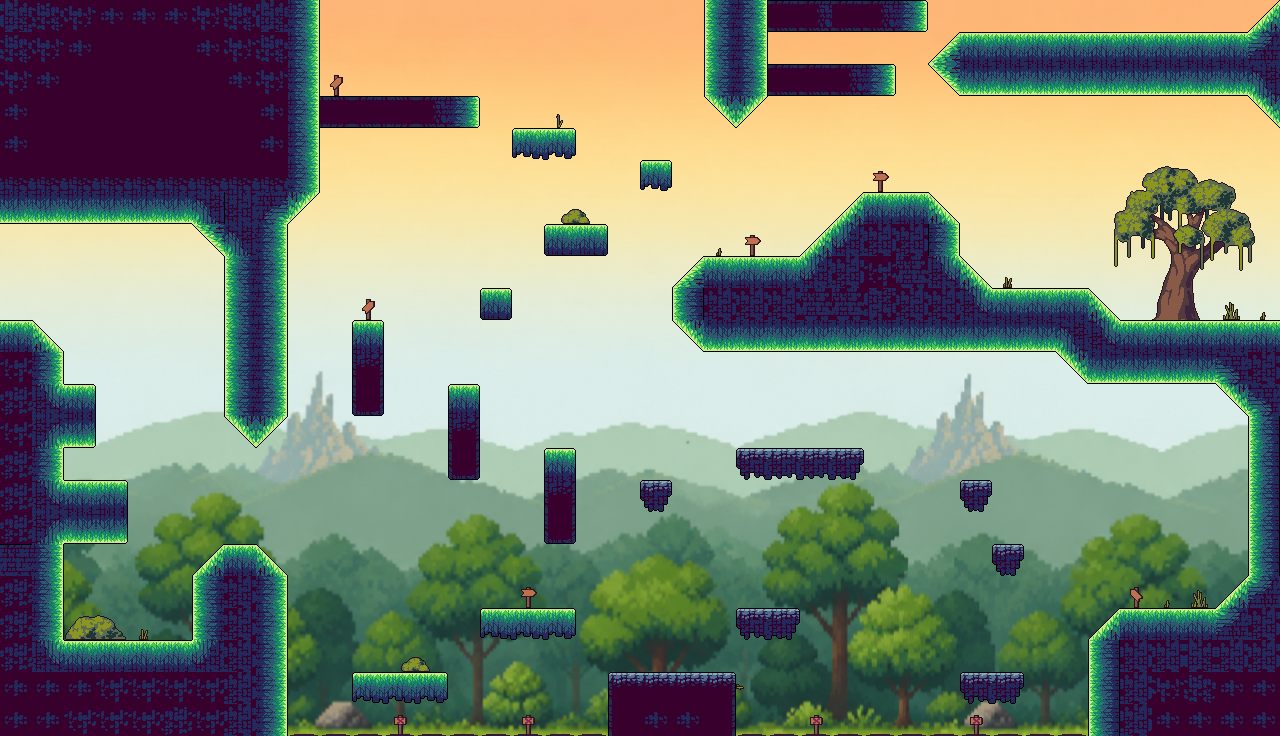

This is a level from a 2D game, rendered from its Tiled map with the project's own tilesets. A one-line summary and the map file follow, with tile-layer data summarised:
An orthogonal 40x23 tile map with 32x32 px tiles, 2 tile layers (Capa de patrones 2, Platforms), 8 tilesets, 1 image layer and 72 objects (70x Platform).

<map version="1.10" tiledversion="1.12.1" orientation="orthogonal" renderorder="right-down" width="40" height="23" tilewidth="32" tileheight="32" infinite="0" nextlayerid="4" nextobjectid="1">
 <tileset firstgid="1" name="Tileset_Tierra" tilewidth="32" tileheight="32" tilecount="96" columns="12">
  <image source="../Mapas/Tileset_tierra.png" width="384" height="256" />
  <tile id="0">
   <objectgroup>
    <object id="1" type="Platform" x="0" y="0" width="32" height="32" />
   </objectgroup>
  </tile>
  <tile id="1">
   <objectgroup draworder="index" id="2">
    <object id="1" type="Platform" x="0" y="0" width="32" height="32" />
   </objectgroup>
  </tile>
  <tile id="2">
   <objectgroup>
    <!-- 1 objects omitted --></objectgroup>
  </tile>
  <tile id="3">
   <objectgroup>
    <!-- 1 objects omitted --></objectgroup>
  </tile>
  <tile id="4">
   <objectgroup>
    <!-- 1 objects omitted --></objectgroup>
  </tile>
  <tile id="5">
   <objectgroup>
    <!-- 1 objects omitted --></objectgroup>
  </tile>
  <tile id="6">
   <objectgroup>
    <!-- 1 objects omitted --></objectgroup>
  </tile>
  <tile id="7">
   <objectgroup>
    <!-- 1 objects omitted --></objectgroup>
  </tile>
  <tile id="8">
   <objectgroup>
    <!-- 1 objects omitted --></objectgroup>
  </tile>
  <tile id="9">
   <objectgroup>
    <!-- 1 objects omitted --></objectgroup>
  </tile>
  <tile id="10">
   <objectgroup>
    <!-- 1 objects omitted --></objectgroup>
  </tile>
  <tile id="11">
   <objectgroup>
    <!-- 1 objects omitted --></objectgroup>
  </tile>
  <tile id="12">
   <objectgroup>
    <!-- 1 objects omitted --></objectgroup>
  </tile>
  <tile id="13">
   <objectgroup>
    <!-- 1 objects omitted --></objectgroup>
  </tile>
  <tile id="14">
   <objectgroup>
    <!-- 1 objects omitted --></objectgroup>
  </tile>
  <tile id="15">
   <objectgroup>
    <!-- 1 objects omitted --></objectgroup>
  </tile>
  <tile id="16">
   <objectgroup>
    <!-- 1 objects omitted --></objectgroup>
  </tile>
  <tile id="17">
   <objectgroup>
    <!-- 1 objects omitted --></objectgroup>
  </tile>
  <tile id="18">
   <objectgroup>
    <!-- 1 objects omitted --></objectgroup>
  </tile>
  <tile id="19">
   <objectgroup>
    <!-- 1 objects omitted --></objectgroup>
  </tile>
  <tile id="20">
   <objectgroup>
    <!-- 1 objects omitted --></objectgroup>
  </tile>
  <tile id="21">
   <objectgroup>
    <!-- 1 objects omitted --></objectgroup>
  </tile>
  <tile id="22">
   <objectgroup>
    <!-- 1 objects omitted --></objectgroup>
  </tile>
  <tile id="23">
   <objectgroup>
    <!-- 1 objects omitted --></objectgroup>
  </tile>
  <tile id="24">
   <objectgroup>
    <!-- 1 objects omitted --></objectgroup>
  </tile>
  <tile id="25">
   <objectgroup>
    <!-- 1 objects omitted --></objectgroup>
  </tile>
  <tile id="26">
   <objectgroup>
    <!-- 1 objects omitted --></objectgroup>
  </tile>
  <tile id="27">
   <objectgroup>
    <!-- 1 objects omitted --></objectgroup>
  </tile>
  <tile id="28">
   <objectgroup>
    <!-- 1 objects omitted --></objectgroup>
  </tile>
  <tile id="29">
   <objectgroup>
    <!-- 1 objects omitted --></objectgroup>
  </tile>
  <tile id="30">
   <objectgroup>
    <!-- 1 objects omitted --></objectgroup>
  </tile>
  <tile id="31">
   <objectgroup>
    <!-- 1 objects omitted --></objectgroup>
  </tile>
  <tile id="32">
   <objectgroup>
    <!-- 1 objects omitted --></objectgroup>
  </tile>
  <tile id="33">
   <objectgroup>
    <!-- 1 objects omitted --></objectgroup>
  </tile>
  <tile id="34">
   <objectgroup>
    <!-- 1 objects omitted --></objectgroup>
  </tile>
  <tile id="35">
   <objectgroup>
    <!-- 1 objects omitted --></objectgroup>
  </tile>
  <tile id="36">
   <objectgroup>
    <!-- 1 objects omitted --></objectgroup>
  </tile>
  <tile id="37">
   <objectgroup>
    <!-- 1 objects omitted --></objectgroup>
  </tile>
  <tile id="38">
   <objectgroup>
    <!-- 1 objects omitted --></objectgroup>
  </tile>
  <tile id="39">
   <objectgroup>
    <!-- 1 objects omitted --></objectgroup>
  </tile>
  <tile id="40">
   <objectgroup>
    <!-- 1 objects omitted --></objectgroup>
  </tile>
  <tile id="41">
   <objectgroup draworder="index" id="2">
    <!-- 1 objects omitted --></objectgroup>
  </tile>
  <tile id="42">
   <objectgroup draworder="index" id="2">
    <!-- 1 objects omitted --></objectgroup>
  </tile>
  <tile id="43">
   <objectgroup>
    <!-- 1 objects omitted --></objectgroup>
  </tile>
  <tile id="44">
   <objectgroup>
    <!-- 1 objects omitted --></objectgroup>
  </tile>
  <tile id="45">
   <objectgroup>
    <!-- 1 objects omitted --></objectgroup>
  </tile>
  <tile id="46">
   <objectgroup>
    <!-- 1 objects omitted --></objectgroup>
  </tile>
  <tile id="47">
   <objectgroup>
    <!-- 1 objects omitted --></objectgroup>
  </tile>
  <tile id="48">
   <objectgroup>
    <!-- 1 objects omitted --></objectgroup>
  </tile>
  <tile id="49">
   <objectgroup draworder="index" id="2">
    <!-- 1 objects omitted --></objectgroup>
  </tile>
  <tile id="50">
   <objectgroup>
    <!-- 1 objects omitted --></objectgroup>
  </tile>
  <tile id="51">
   <objectgroup>
    <!-- 1 objects omitted --></objectgroup>
  </tile>
  <tile id="52">
   <objectgroup>
    <!-- 1 objects omitted --></objectgroup>
  </tile>
  <tile id="53">
   <objectgroup>
    <!-- 1 objects omitted --></objectgroup>
  </tile>
  <tile id="54">
   <objectgroup>
    <!-- 1 objects omitted --></objectgroup>
  </tile>
  <tile id="55">
   <objectgroup>
    <!-- 1 objects omitted --></objectgroup>
  </tile>
  <tile id="56">
   <objectgroup>
    <!-- 1 objects omitted --></objectgroup>
  </tile>
  <tile id="57">
   <objectgroup>
    <!-- 1 objects omitted --></objectgroup>
  </tile>
  <tile id="58">
   <objectgroup>
    <!-- 1 objects omitted --></objectgroup>
  </tile>
  <tile id="59">
   <objectgroup>
    <!-- 1 objects omitted --></objectgroup>
  </tile>
  <tile id="60">
   <objectgroup>
    <!-- 1 objects omitted --></objectgroup>
  </tile>
  <tile id="61">
   <objectgroup>
    <!-- 1 objects omitted --></objectgroup>
  </tile>
  <tile id="62">
   <objectgroup>
    <!-- 1 objects omitted --></objectgroup>
  </tile>
  <tile id="63">
   <objectgroup>
    <!-- 1 objects omitted --></objectgroup>
  </tile>
  <tile id="64">
   <objectgroup>
    <!-- 1 objects omitted --></objectgroup>
  </tile>
  <tile id="65">
   <objectgroup>
    <!-- 1 objects omitted --></objectgroup>
  </tile>
  <tile id="66">
   <objectgroup>
    <!-- 1 objects omitted --></objectgroup>
  </tile>
  <tile id="67">
   <objectgroup>
    <!-- 1 objects omitted --></objectgroup>
  </tile>
  <tile id="68">
   <objectgroup>
    <!-- 1 objects omitted --></objectgroup>
  </tile>
  <tile id="69">
   <objectgroup>
    <!-- 1 objects omitted --></objectgroup>
  </tile>
  <tile id="70">
   <objectgroup>
    <!-- 1 objects omitted --></objectgroup>
  </tile>
  <tile id="71">
   <objectgroup draworder="index" id="2">
    <!-- 1 objects omitted --></objectgroup>
  </tile>
 </tileset>
 <tileset firstgid="97" source="Tileset_Tierra_.tsx" />
 <tileset firstgid="193" source="Tileset_Tierra_girado.tsx" />
 <tileset firstgid="289" source="CartelArriba.tsx" />
 <tileset firstgid="290" source="Decoracion/Señales.tsx" />
 <tileset firstgid="302" source="Decoracion/Arboles.tsx" />
 <tileset firstgid="434" source="Decoracion/Arbustos.tsx" />
 <tileset firstgid="470" source="Decoracion/Hierba.tsx" />
 <imagelayer id="2" name="FondoTierraArriba">
  <image source="../Mapas/Tierra arriba.png" width="1280" height="736" />
 </imagelayer>
 <layer id="3" name="Capa de patrones 2" width="40" height="23">
  <data>[920 cells, 54 non-empty, 40 distinct tile ids]</data>
 </layer>
 <layer id="1" name="Platforms" width="40" height="23">
  <data>[920 cells, 346 non-empty, 41 distinct tile ids]</data>
 </layer>
</map>
<!-- 70 of 72 objects omitted -->
